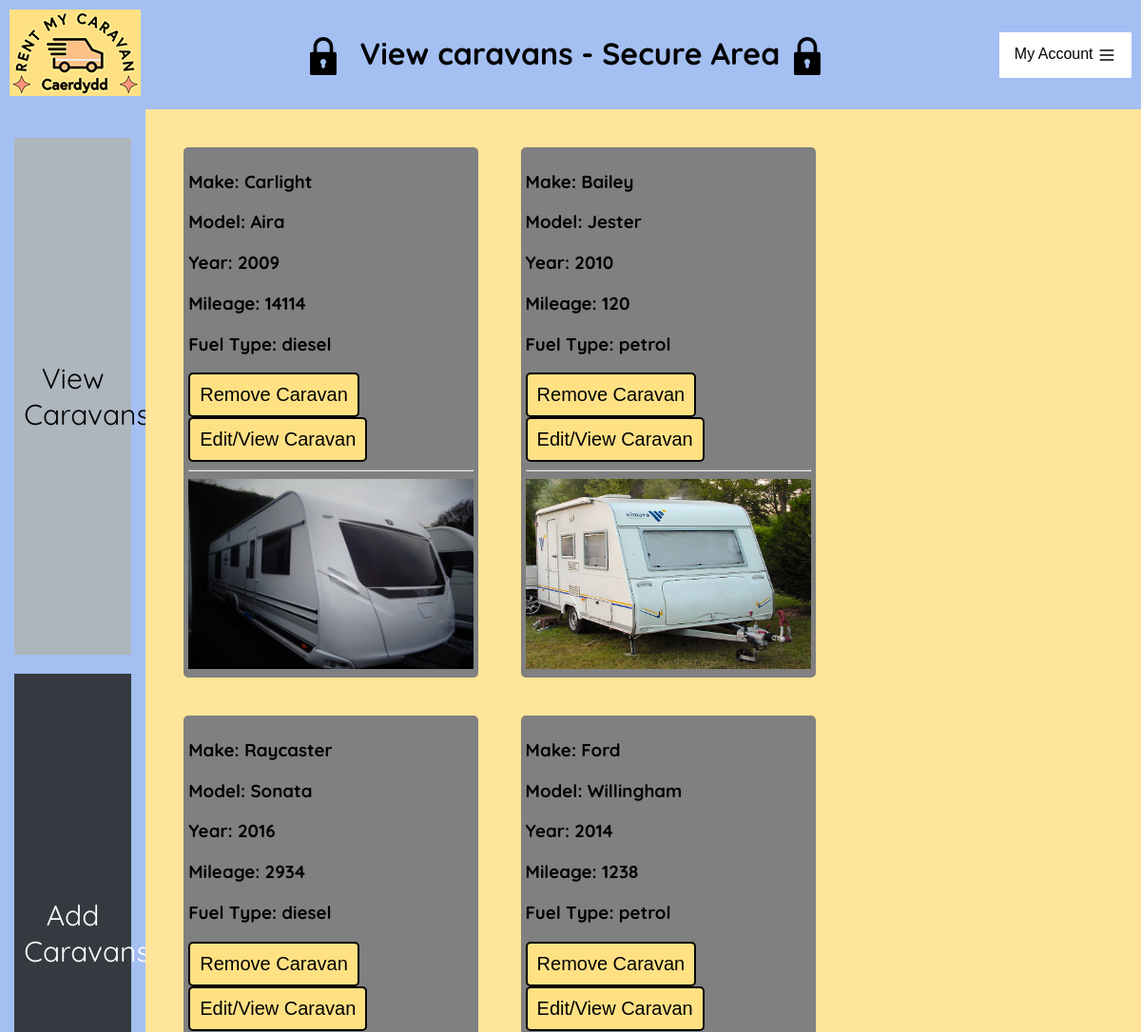
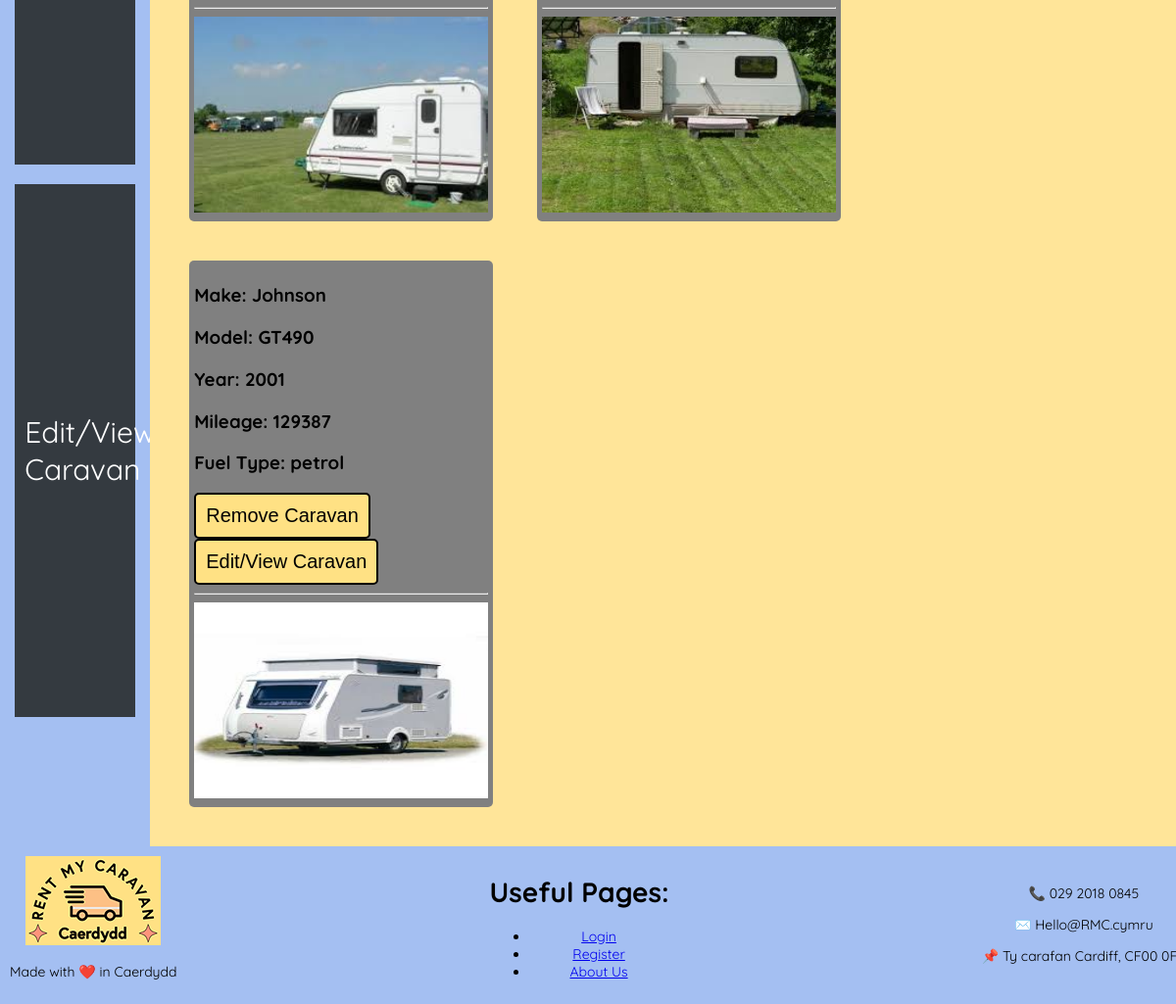
Page /Code/View-Caravans.php (signed in) on the committed database (2 pictures, top to bottom).
### tables this page shows
CREATE TABLE `vehicle_details` (
  `caravan_id` int(11) NOT NULL,
  `user_id` int(11) NOT NULL,
  `caravan_make` varchar(50) NOT NULL,
  `caravan_model` varchar(100) NOT NULL,
  `caravan_bodytype` varchar(500) NOT NULL,
  `caravan_registration` varchar(10) NOT NULL,
  `fuel_type` varchar(100) NOT NULL,
  `mileage` varchar(100) NOT NULL,
  `location` varchar(100) NOT NULL,
  `year` varchar(5) NOT NULL,
  `num_doors` int(2) NOT NULL,
  `video_url` varchar(100) DEFAULT NULL,
  `image_url` varchar(100) DEFAULT NULL
);

### Code/View-Caravans.php (the view, shortened to what this page needs)
<!DOCTYPE html>
<html lang="en">
<head>
    <link rel="stylesheet" href="styles/FormStyles.css">
    <link rel="stylesheet" href="styles/960_12_col.css">
    <link rel="stylesheet" href="styles/view_style.css">
</head>
<body>
    <?php
    $uid = $_SESSION["user_id"];
     $conn = mysqli_connect("localhost", "root", "", "rentmycaravan");
    $stmt = $conn->query("SELECT * FROM `vehicle_details` WHERE `user_id` = $uid");
    $data=[];
    while($Row = $stmt->fetch_assoc())
    {
        $data[]= $Row;
    }
    ?>
    <div class="header">
        <a href="home.php" class="col_4 center">
            <img src="/Images/WebsiteLogo.png" alt="Website Logo">
        </a>
        <h1 class="col_4 center">
            <img src="/Images/padlock-icon.svg" alt="Padlock Icon" width="40" height="40" style="vertical-align:middle; margin-right:10px;">
            View caravans - Secure Area
            <img src="/Images/padlock-icon.svg" alt="Padlock Icon" width="40" height="40" style="vertical-align:middle; margin-right:10px;">
        </h1>
        <div class="navbar col_4">
            <div class="dropdown">
                <button class="dropbtn">My Account
                <img src="/Images/menu-icon.svg" class="menu_icon" alt="Menu Icon" width="20" height="20">
                </button>
          </div>
        </div>
    </div>
    <div class="container">
        <div class="sidebar">
            <button class="active" onclick="window.location.href='/view-caravans.php'">View Caravans</button>
            <button onclick="window.location.href='/add-caravans.php'">Add Caravans</button>
            <button onclick="window.location.href='/CaravanEdit.php'">Edit/View Caravan</button>
        </div>
        <div class="content">
            <div id="display" >
            <?php if (count($data) === 0):?>
            <?php else: ?>
            <?php foreach ($data as $Caravan): ?>
                <div id="viewdiv">
                    <div>
                        <h3>Make: <?= $Caravan['caravan_make'] ?> </h3>
                        <h3>Model: <?= $Caravan['caravan_model'] ?> </h3>
                        <h3>Year: <?= $Caravan['year'] ?> </h3>
                        <h3>Mileage: <?= $Caravan['mileage'] ?> </h3>
                        <h3>Fuel Type: <?= $Caravan['fuel_type'] ?> </h3>
                        <button class="button" onclick="window.location.href='/scripts/deleteCaravan.php?id=<?= $Caravan['caravan_id'] ?>'">Remove Caravan</button>
                        <button class="button" onclick="window.location.href='/CaravanEdit.php?id=<?= $Caravan['caravan_id'] ?>'">Edit/View Caravan</button>
                        <hr>
                    </div>
                    <div>
                        <img src="/scripts<?= $Caravan['image_url'] ?>" alt="Caravan Image" width="300" height="200">
                    </div>
                </div>
            <?php endforeach ?>
            <?php endif ?>
            </div>
        </div>
    </div>
    <div class="footer">
                <div id="footerImg">
                    <img src="Images/WebsiteLogo.png">
                    <p>Made with ❤️ in Caerdydd</p>
                </div>
                <div id="footerPages">
                    <h1>Useful Pages:</h1>
                    <ul>
                        <li><a href="loginPage.php">Login</a></li>
                        <li><a href="registerPage.php">Register</a></li>
                        <li><a href="about.html">About Us</a></li>
                    </ul>
                </div>
                <div id="footerContact">
                    <p>📞 029 2018 0845</p>
                    <p>✉️ Hello@RMC.cymru</p>
                    <p>📌 Ty carafan Cardiff, CF00 0FA</p>
                </div>
</div>
</body>
</html>

### Code/styles/FormStyles.css (style rules this page uses)
body { margin: 0; font-family: quicksand, sans-serif; }
.container { display: flex; height: auto; min-height: 75vh; }
.sidebar { width: 15%; background-color: #A4BFF2; display: flex; flex-direction: column; align-items: center; padding-top: 20px; }
.sidebar button { width: 80%; height:30%; font-family: quicksand, sans-serif; min-height: 100px; padding: 10px; margin: 10px 0; background-color: #343A40; color: white; border: none; cursor: pointer; text-align: center; text-wrap: wrap; font-size: 30px; }
.sidebar button.active { background-color: #ADB5BD; color: black; }
.content { width: 100%; background-color: #FFE599; padding: 20px; }
.header { background-color: #A4BFF2; padding: 10px; display: flex; justify-content: space-between; align-items: center; }
.header h1 { margin: 0; }
.footer { display: flex; background: #A4BFF2; color: black; align-items: center; font-family: 'Quicksand', sans-serif; font-size: 14px; padding: 10px; justify-content: space-between; width: 100%; left: 0; bottom: 0; }
.center { text-align: center; align-items: center; }
#footerImg { text-align: center; }
#footerPages { list-style-type:disc; text-align: center; font-family: Quicksand; }
#footerContact { text-align: center; }
.navbar { overflow: hidden; background-color: #ffffff; font-family: Arial; }
.dropdown { float: left; overflow: hidden; }
.dropdown .dropbtn { font-size: 16px; border: none; outline: none; color: rgb(0, 0, 0); padding: 14px 16px; background-color: inherit; font-family: inherit; margin: 0; }
.menu_icon { vertical-align: middle; }

### Code/styles/960_12_col.css (style rules this page uses)
body { min-width: 960px; }

### Code/styles/view_style.css (style rules this page uses)
#viewdiv { background-color: gray; border-radius: 5px; padding: 5px; margin: 20px; width: 300px; display: inline-block; }
.button { background-color: #FFE184; color: rgb(0, 0, 0); border: none; padding: 10px 20px; font-size: 20px; cursor: pointer; border: #000000 solid 2px; border-radius: 5px; padding: 10px; }
#display { margin: auto; gap: 20px; }

### rows in the picture
vehicle_details: caravan_make "Carlight", caravan_model "Aira", year "2009", mileage "14114", fuel_type "diesel", image_url (picture)
vehicle_details: caravan_make "Bailey", caravan_model "Jester", year "2010", mileage "120", fuel_type "petrol", image_url (picture)
vehicle_details: caravan_make "Raycaster", caravan_model "Sonata", year "2016", mileage "2934", fuel_type "diesel", image_url (picture)
vehicle_details: caravan_make "Ford", caravan_model "Willingham", year "2014", mileage "1238", fuel_type "petrol", image_url (picture)
vehicle_details: caravan_make "Johnson", caravan_model "GT490", year "2001", mileage "129387", fuel_type "petrol", image_url (picture)
